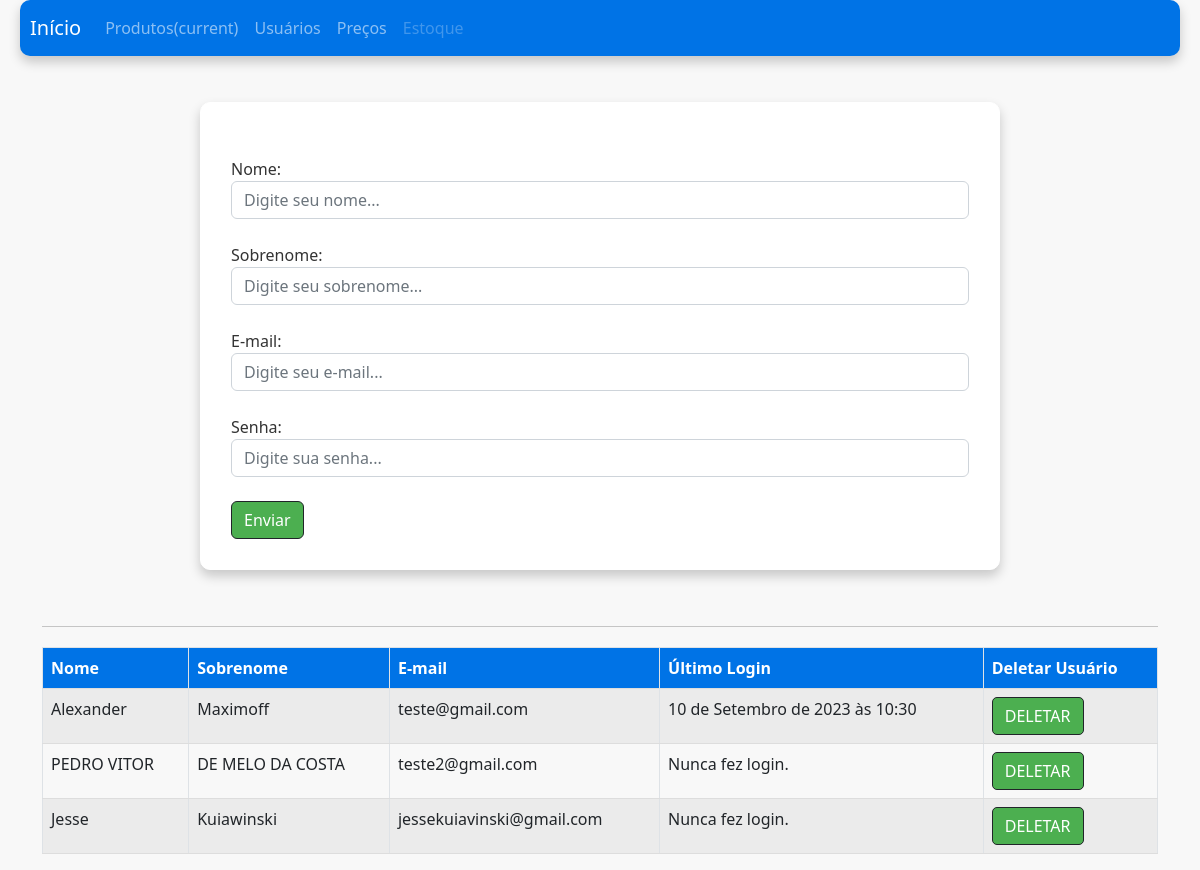
The page /auth/cadastrar_vendedor/ on the database as committed earlier.
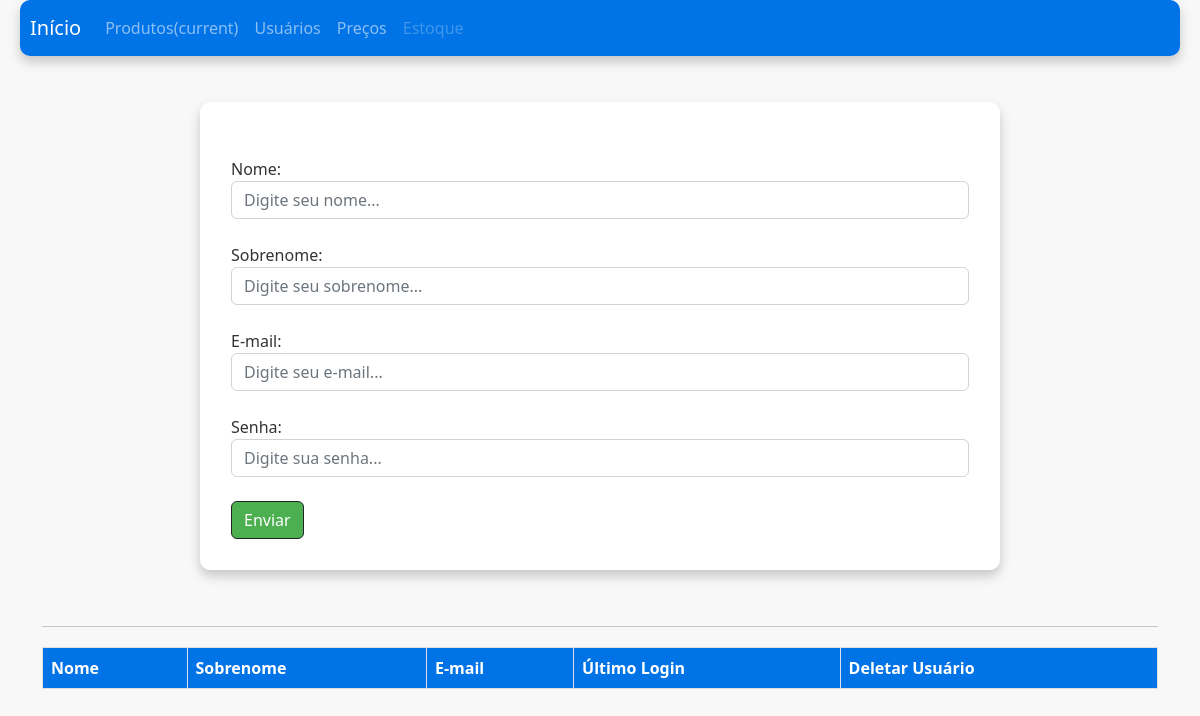
The same page on the database as committed later.
### usuarios/models.py (models this page shows)
class Users(AbstractUser):
  choices_cargo = (('O', 'Operador de Caixa'),
                   ('F', 'Fiscal - Gerente'))
  cargo = models.CharField(max_length=1, choices= choices_cargo)

### usuarios/views.py (the view, shortened to what this page needs)
# urls.py: path('cadastrar_vendedor/', views.cadastrar_vendedor, name='cadastrar_vendedor'),
@has_permission_decorator('cadastrar_vendedor')
def cadastrar_vendedor(request):
    if request.method == 'GET':
        vendedores = Users.objects.filter(cargo='O')
        return render(request, 'cadastrar_vendedor.html', {'vendedores': vendedores})

### usuarios/templates/cadastrar_vendedor.html (shortened to what this page needs)
{% extends 'base.html' %}
{% block 'body' %}
  <div class='container'>
      <br>
    <form action='{% url 'cadastrar_vendedor' %}' method='POST' class="contact-form"> {% csrf_token %}
      <br>
      <label for="nome">Nome:</label>
      <input type="text" placeholder="Digite seu nome..." name="nome" id="nome" class='form-control'></input>
      <br>
      <label for="sobrenome">Sobrenome:</label>
      <input type="text" placeholder="Digite seu sobrenome..." name="sobrenome" id="sobrenome" class='form-control'></input>
      <br>
      <label for="email">E-mail:</label>
      <input type="email" placeholder="Digite seu e-mail..." name="email" id="email" class='form-control'></input>
      <br>
      <label for="password">Senha:</label>
      <input type="password" placeholder="Digite sua senha..." name="password" id="password" class='form-control'></input>
      <br>
      <input type='submit' value='Enviar' class='btnContactSubmit btn btn-dark bg-btn'>
    </form>
    <hr class='bg-hr'>
    <table class="table table-striped table-bordered">
      <thead class="thead-dark">
        <tr>
          <th scope="col">Nome</th>
          <th scope="col">Sobrenome</th>
          <th scope="col">E-mail</th>
          <th scope="col">Último Login</th>
          <th scope="col">Deletar Usuário</th>
        </tr>
      </thead>
      <tbody>
        {% for vendedor in vendedores %}
          <tr>
            <td>{{vendedor.first_name}}</td>
            <td>{{vendedor.last_name}}</td>
            <td>{{vendedor.email}}</td>
            <td>{% if not vendedor.last_login %}
                  Nunca fez login.
                {% else %}
                  {{vendedor.last_login}}</td>
                {% endif %}
            <td><a href="{% url 'delete_user' vendedor.id %}" class='btnContact btn btn-dark bg-btn'>DELETAR</a></td>
          </tr>
        {% endfor %}
      </tbody>
    </table>
  </div>
{% endblock %}

### templates/base.html (shortened to what this page needs)
{% load static %}
<!DOCTYPE html>
<html lang="pt-BR">
  <head>
    <link
      href="https://cdn.jsdelivr.net/npm/bootstrap@5.2.3/dist/css/bootstrap.min.css"
      rel="stylesheet"
    />
    <link rel="stylesheet" href="{% static 'usuarios/css/base.css' %}" />
    <nav class="navbar navbar-expand-lg navbar-dark bg-nav">
      <a class="navbar-brand" href="#">Início</a>
      <div class="collapse navbar-collapse" id="navbarNav">
        <ul class="navbar-nav">
          <li class="nav-item active">
            <a class="nav-link" href="#"
              >Produtos<span class="sr-only">(current)</span></a
            >
          </li>
          <li class="nav-item">
            <a class="nav-link" href="#">Usuários</a>
          </li>
          <li class="nav-item">
            <a class="nav-link" href="#">Preços</a>
          </li>
          <li class="nav-item">
            <a class="nav-link disabled" href="#">Estoque</a>
          </li>
        </ul>
      </div>
    </nav>
  </head>
  <body class="fundo">
    {% block 'body' %} {% endblock %}
  </body>
</html>

### templates/static/usuarios/css/base.css (style rules this page uses)
.navbar { margin-left: 20px; margin-right: 20px; border-radius: 10px; box-shadow: 0 6px 12px 0 rgba(0, 0, 0, 0.2); padding-left: 10px; }
.contact-form { background: #fff; margin-top: 2%; margin-bottom: 5%; width: 90%; max-width: 800px; padding: 30px; border-radius: 10px; box-shadow: 0 6px 12px 0 rgba(0, 0, 0, 0.2); border: 1px solid #fff; margin-left: auto; margin-right: auto; }
.fundo { background-color: #f8f8f8; color: #333; }
.bg-nav { background-color: #0073e6; }
.bg-hr { background-color: #ddd; }
.bg-btn { background-color: #4caf50; color: #fff; }
.table { width: 100%; margin-top: 20px; border-collapse: collapse; }
.table th, .table td { padding: 8px; text-align: left; border-bottom: 1px solid #ddd; }
.table th { background-color: #0073e6; color: #fff; }

Rows that differ between the two databases and show on the page:
removed Users: first_name "Alexander", last_name "Maximoff", email "teste@gmail.com", last_login "10 de Setembro de 2023 às 10:30"
removed Users: first_name "PEDRO VITOR", last_name "DE MELO DA COSTA", email "teste2@gmail.com", shows "Nunca fez login."
removed Users: first_name "Jesse", last_name "Kuiawinski", email "jessekuiavinski@gmail.com", shows "Nunca fez login."
